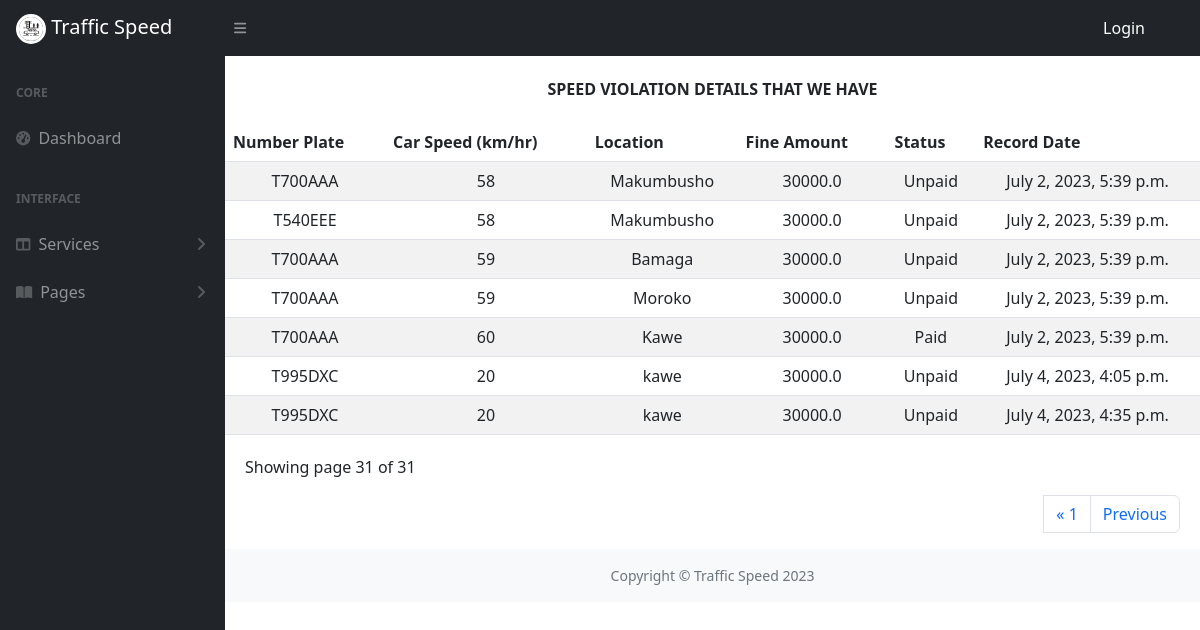
The page /Record_all/?page=44 on the database as committed earlier.
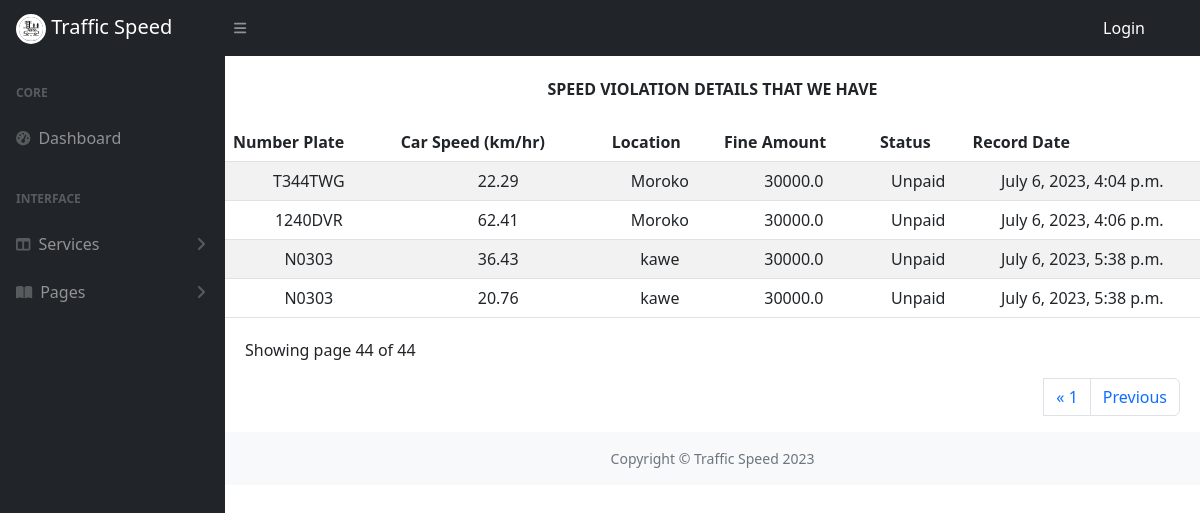
The same page on the database as committed later.
### Backend/models.py (models this page shows, shortened)
class Numberplate(models.Model):
    STATUS_CHOICE = [
        ('Unpaid', 'Unpaid'),
        ('Paid', 'Paid'),
    ]
    No_plate = models.CharField(max_length=12)
    Image = models.CharField(max_length=100)
    Car_speed = models.CharField(max_length=5, default='60')
    Location = models.CharField(max_length=50, default= None)
    Fine_amount = models.FloatField(default=30000)
    Status = models.CharField(max_length=10, choices=STATUS_CHOICE, default= 'Unpaid')
    Record_date = models.DateTimeField(auto_now_add=True)
    Control_number = models.CharField(max_length=11, unique=True, blank=True, null=True)

### frontend/views.py (the view)
# urls.py: path('Record_all/', views.record_all, name="all_record"),
def record_all(request):
    violations = Numberplate.objects.all()
    paginator = Paginator(violations, 10)
    page_number = request.GET.get('page')
    page_obj = Paginator.get_page(paginator, page_number)
    context = {
        'violations': violations,
        'page_obj': page_obj,
    }
    return render(request, 'Search/table.html', context)

### templates/Search/table.html (shortened to what this page needs)
{% extends 'AdminDashboard/dashboard.html' %}
{% load static %}
{% block contents %}
<div class="container mx-auto mb-4">
    <h6 class="text-center mt-4" > <strong> SPEED VIOLATION DETAILS THAT WE HAVE </strong> </h6>
  </div>
  <div class="originaltable">
    <table class="table table-striped" >
      <thead>
        <tr class="table-striped">
          <th scope="col">Number Plate</th>
          <th scope="col">Car Speed (km/hr)</th>
          <th scope="col">Location</th>
          <th scope="col">Fine Amount</th>
          <th scope="col" >Status</th>
          <th scope="col">Record Date</th>
        </tr>
      </thead>
      <tbody>
        {% for violation in page_obj %}
        <tr class="text-center">
          <td>{{ violation.No_plate}}</td>
          <td>{{ violation.Car_speed }}</td>
          <td>{{ violation.Location }}</td>
          <td>{{ violation.Fine_amount }}</td>
          <td>{{ violation.Status}}</td>
          <td>{{ violation.Record_date }}</td>
        </tr>
        {% endfor %}
      </tbody>
    </table>
  </div>
<div class="showpage">
   <p>Showing page {{page_obj.number}} of {{page_obj.paginator.num_pages}}</p>
   <ul class="pagination d-flex justify-content-end">
    {% if page_obj.has_previous %}
    <li {% if page_obj.number == 1 %} class="page-item active" {% endif %} ><a class="page-link" href="?page=1">&laquo; 1</a></li>
    <li class="page-item" ><a class="page-link" href="?page={{page_obj.previous_page_number}}">Previous</a> </li>
    {% endif %}
    </ul>
  </div>
{% endblock contents %}

Rows that differ between the two databases and show on the page:
no longer on this page (row edited): Numberplate: No_plate "T700AAA", Car_speed "58", Location "Makumbusho", Fine_amount "30000.0", Status "Unpaid", Record_date "July 2, 2023, 5:39 p.m."
no longer on this page (row edited): Numberplate: No_plate "T540EEE", Car_speed "58", Location "Makumbusho", Fine_amount "30000.0", Status "Unpaid", Record_date "July 2, 2023, 5:39 p.m."
no longer on this page (row edited): Numberplate: No_plate "T700AAA", Car_speed "59", Location "Bamaga", Fine_amount "30000.0", Status "Unpaid", Record_date "July 2, 2023, 5:39 p.m."
no longer on this page (row edited): Numberplate: No_plate "T700AAA", Car_speed "59", Location "Moroko", Fine_amount "30000.0", Status "Unpaid", Record_date "July 2, 2023, 5:39 p.m."
no longer on this page (row edited): Numberplate: No_plate "T700AAA", Car_speed "60", Location "Kawe", Fine_amount "30000.0", Status "Paid", Record_date "July 2, 2023, 5:39 p.m."
no longer on this page (row edited): Numberplate: No_plate "T995DXC", Car_speed "20", Location "kawe", Fine_amount "30000.0", Status "Unpaid", Record_date "July 4, 2023, 4:05 p.m."
no longer on this page (row edited): Numberplate: No_plate "T995DXC", Car_speed "20", Location "kawe", Fine_amount "30000.0", Status "Unpaid", Record_date "July 4, 2023, 4:35 p.m."
added Numberplate: No_plate "T344TWG", Car_speed "22.29", Location "Moroko", Fine_amount "30000.0", Status "Unpaid", Record_date "July 6, 2023, 4:04 p.m."
added Numberplate: No_plate "1240DVR", Car_speed "62.41", Location "Moroko", Fine_amount "30000.0", Status "Unpaid", Record_date "July 6, 2023, 4:06 p.m."
added Numberplate: No_plate "N0303", Car_speed "36.43", Location "kawe", Fine_amount "30000.0", Status "Unpaid", Record_date "July 6, 2023, 5:38 p.m."
added Numberplate: No_plate "N0303", Car_speed "20.76", Location "kawe", Fine_amount "30000.0", Status "Unpaid", Record_date "July 6, 2023, 5:38 p.m."
Other text that changed with them:
{{ page_obj.number }}: "31" → "44"
{{ page_obj.paginator.num_pages }}: "31" → "44"
